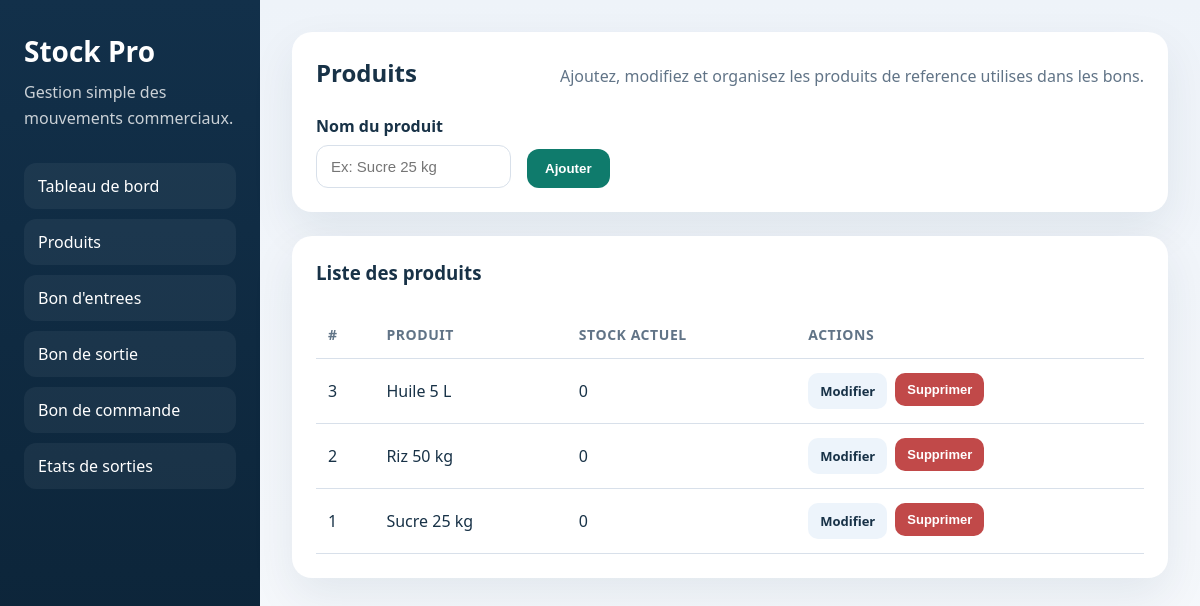
/produits.php, run on the app's committed database.
### tables this page shows
CREATE TABLE produits (
    id INT AUTO_INCREMENT PRIMARY KEY,
    nom VARCHAR(150) NOT NULL UNIQUE,
    stock INT NOT NULL DEFAULT 0,
    created_at TIMESTAMP DEFAULT CURRENT_TIMESTAMP
);

### produits.php (the view, shortened to what this page needs)
<?php
require_once 'connexion.php';
$editProduit = null;
$produits = $pdo->query('SELECT id, nom, stock FROM produits ORDER BY nom ASC')->fetchAll();
require_once 'includes/header.php';
?>
<section class="panel">
    <div class="panel-header">
        <h2>Produits</h2>
        <p>Ajoutez, modifiez et organisez les produits de reference utilises dans les bons.</p>
    </div>
    <form method="post" class="form-grid">
        <div>
            <label for="nom">Nom du produit</label>
            <input type="text" id="nom" name="nom" placeholder="Ex: Sucre 25 kg" value="<?php echo htmlspecialchars($editProduit['nom'] ?? ''); ?>" required>
        </div>
        <div class="form-action">
            <button type="submit" class="button"><?php echo $editProduit ? 'Mettre a jour' : 'Ajouter'; ?></button>
        </div>
    </form>
</section>
<section class="panel">
    <div class="panel-header">
        <h3>Liste des produits</h3>
    </div>
    <div class="table-wrapper">
        <table>
            <thead>
                <tr>
                    <th>#</th>
                    <th>Produit</th>
                    <th>Stock actuel</th>
                    <th>Actions</th>
                </tr>
            </thead>
            <tbody>
                <?php if (empty($produits)): ?>
                    <tr>
                        <td colspan="4">Aucun produit disponible.</td>
                    </tr>
                <?php else: ?>
                    <?php foreach ($produits as $produit): ?>
                        <tr>
                            <td><?php echo $produit['id']; ?></td>
                            <td><?php echo htmlspecialchars($produit['nom']); ?></td>
                            <td><?php echo (int) $produit['stock']; ?></td>
                            <td>
                                <div class="actions">
                                    <a class="button secondary small" href="produits.php?edit=<?php echo $produit['id']; ?>">Modifier</a>
                                    <form method="post" class="inline-form" onsubmit="return confirm('Supprimer ce produit ?');">
                                        <button type="submit" class="button danger small">Supprimer</button>
                                    </form>
                                </div>
                            </td>
                        </tr>
                    <?php endforeach; ?>
                <?php endif; ?>
            </tbody>
        </table>
    </div>
</section>
<?php require_once 'includes/footer.php'; ?>

### includes/header.php (shortened to what this page needs)
<!DOCTYPE html>
<html lang="fr">
<head>
    <link rel="stylesheet" href="style.css">
</head>
<body>
    <div class="layout">
        <aside class="sidebar">
            <div>
                <h1>Stock Pro</h1>
                <p>Gestion simple des mouvements commerciaux.</p>
            </div>
            <nav class="menu">
                <a href="index.php">Tableau de bord</a>
                <a href="produits.php">Produits</a>
                <a href="entrees.php">Bon d'entrees</a>
                <a href="sorties.php">Bon de sortie</a>
                <a href="commandes.php">Bon de commande</a>
                <a href="etat_sorties.php">Etats de sorties</a>
            </nav>
        </aside>
        <main class="content">

### includes/footer.php
        </main>
    </div>
</body>
</html>

### style.css (style rules this page uses)
:root { --bg: #f3f6fb; --panel: #ffffff; --sidebar: #12304a; --sidebar-soft: #1c476b; --text: #183247; --muted: #617487; --border: #d8e0ea; --primary: #0f7b6c; --primary-hover: #0c675a; --danger: #b54747; --success-bg: #e8f7f0; --danger-bg: #fdeeee; --shadow: 0 18px 45px rgba(18, 48, 74, 0.08); }
* { box-sizing: border-box; }
body { margin: 0; font-family: "Segoe UI", Tahoma, Geneva, Verdana, sans-serif; background: linear-gradient(180deg, #eef3f9 0%, #f7f9fc 100%); color: var(--text); }
.layout { min-height: 100vh; display: grid; grid-template-columns: 260px 1fr; }
.sidebar { background: linear-gradient(180deg, var(--sidebar) 0%, #0b2235 100%); color: #ffffff; padding: 32px 24px; display: flex; flex-direction: column; gap: 32px; }
.sidebar h1 { margin: 0 0 10px; font-size: 28px; }
.sidebar p { margin: 0; color: rgba(255, 255, 255, 0.78); line-height: 1.6; }
.menu { display: flex; flex-direction: column; gap: 10px; }
.menu a { color: #ffffff; text-decoration: none; padding: 12px 14px; border-radius: 12px; background: rgba(255, 255, 255, 0.05); transition: background 0.2s ease, transform 0.2s ease; }
.content { padding: 32px; }
.hero, .panel { background: var(--panel); border-radius: 20px; padding: 24px; box-shadow: var(--shadow); margin-bottom: 24px; }
.hero h2, .panel h2, .panel h3 { margin-top: 0; margin-bottom: 8px; }
.hero p, .panel p { margin: 0; color: var(--muted); line-height: 1.6; }
.panel-header { display: flex; justify-content: space-between; align-items: center; gap: 16px; margin-bottom: 18px; }
.form-grid { display: grid; grid-template-columns: repeat(4, minmax(0, 1fr)); gap: 16px; align-items: end; }
label { display: block; margin-bottom: 8px; font-weight: 600; }
input, select { width: 100%; padding: 12px 14px; border: 1px solid var(--border); border-radius: 12px; font-size: 15px; background: #ffffff; }
.button { display: inline-flex; align-items: center; justify-content: center; border: none; border-radius: 12px; padding: 12px 18px; background: var(--primary); color: #ffffff; text-decoration: none; font-weight: 600; cursor: pointer; transition: background 0.2s ease; }
.button.secondary { background: #edf4fb; color: var(--text); }
.button.danger { background: #c14949; color: #ffffff; }
.button.small { padding: 9px 12px; font-size: 13px; border-radius: 10px; }
.table-wrapper { overflow-x: auto; }
table { width: 100%; border-collapse: collapse; }
th, td { text-align: left; padding: 14px 12px; border-bottom: 1px solid var(--border); vertical-align: middle; }
th { color: var(--muted); font-size: 14px; text-transform: uppercase; letter-spacing: 0.04em; }
.actions { display: flex; gap: 8px; flex-wrap: wrap; }
.inline-form { margin: 0; }
.form-action { display: flex; gap: 10px; flex-wrap: wrap; }

### data on the page
produits: id "3", nom "Huile 5 L", stock "0"
produits: id "2", nom "Riz 50 kg", stock "0"
produits: id "1", nom "Sucre 25 kg", stock "0"
